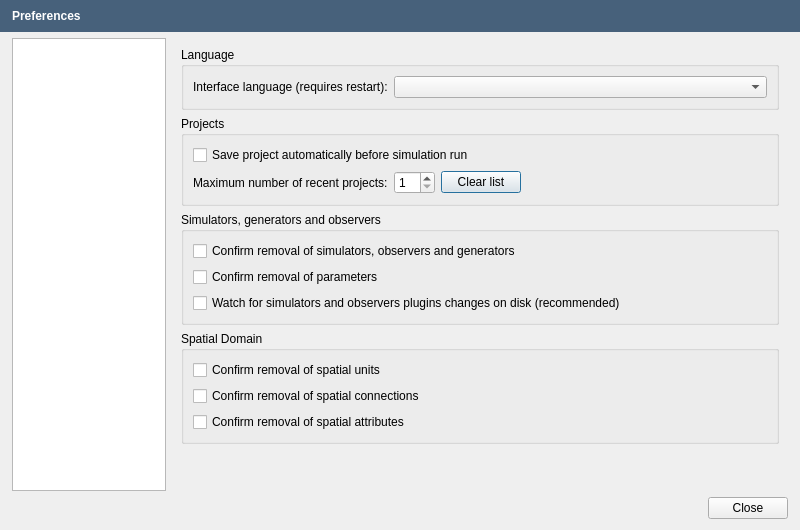
<?xml version="1.0" encoding="UTF-8"?>
<ui version="4.0">
 <class>PreferencesDialog</class>
 <widget class="QDialog" name="PreferencesDialog">
  <property name="geometry">
   <rect>
    <x>0</x>
    <y>0</y>
    <width>800</width>
    <height>530</height>
   </rect>
  </property>
  <property name="windowTitle">
   <string>Dialog</string>
  </property>
  <property name="modal">
   <bool>true</bool>
  </property>
  <layout class="QVBoxLayout" name="verticalLayout">
   <property name="leftMargin">
    <number>0</number>
   </property>
   <property name="topMargin">
    <number>0</number>
   </property>
   <property name="rightMargin">
    <number>0</number>
   </property>
   <item>
    <widget class="QFrame" name="MessageFrame">
     <property name="sizePolicy">
      <sizepolicy hsizetype="Preferred" vsizetype="Maximum">
       <horstretch>0</horstretch>
       <verstretch>0</verstretch>
      </sizepolicy>
     </property>
     <property name="styleSheet">
      <string notr="true">background-color: rgb(71,97,123);</string>
     </property>
     <property name="frameShape">
      <enum>QFrame::NoFrame</enum>
     </property>
     <property name="frameShadow">
      <enum>QFrame::Plain</enum>
     </property>
     <property name="lineWidth">
      <number>0</number>
     </property>
     <layout class="QHBoxLayout" name="horizontalLayout_3" stretch="0">
      <property name="spacing">
       <number>5</number>
      </property>
      <property name="leftMargin">
       <number>12</number>
      </property>
      <item>
       <layout class="QHBoxLayout" name="horizontalLayout_2">
        <item>
         <widget class="QLabel" name="MessageLabel">
          <property name="styleSheet">
           <string notr="true">color: rgb(255, 255, 255);
font : bold;
</string>
          </property>
          <property name="text">
           <string>Preferences</string>
          </property>
         </widget>
        </item>
       </layout>
      </item>
     </layout>
    </widget>
   </item>
   <item>
    <layout class="QHBoxLayout" name="horizontalLayout" stretch="1,4">
     <property name="leftMargin">
      <number>12</number>
     </property>
     <property name="rightMargin">
      <number>12</number>
     </property>
     <item>
      <widget class="QTreeWidget" name="PrefsTreeWidget">
       <property name="sizePolicy">
        <sizepolicy hsizetype="Maximum" vsizetype="Expanding">
         <horstretch>0</horstretch>
         <verstretch>0</verstretch>
        </sizepolicy>
       </property>
       <attribute name="headerVisible">
        <bool>false</bool>
       </attribute>
       <column>
        <property name="text">
         <string notr="true">1</string>
        </property>
       </column>
      </widget>
     </item>
     <item>
      <widget class="QStackedWidget" name="PrefsStackedWidget">
       <property name="sizePolicy">
        <sizepolicy hsizetype="Minimum" vsizetype="Preferred">
         <horstretch>0</horstretch>
         <verstretch>0</verstretch>
        </sizepolicy>
       </property>
       <property name="currentIndex">
        <number>0</number>
       </property>
       <widget class="QWidget" name="InterfacePage">
        <layout class="QVBoxLayout" name="verticalLayout_2">
         <item>
          <widget class="QGroupBox" name="groupBox">
           <property name="title">
            <string>Language</string>
           </property>
           <layout class="QHBoxLayout" name="horizontalLayout_5">
            <item>
             <widget class="QLabel" name="label">
              <property name="sizePolicy">
               <sizepolicy hsizetype="Maximum" vsizetype="Preferred">
                <horstretch>0</horstretch>
                <verstretch>0</verstretch>
               </sizepolicy>
              </property>
              <property name="text">
               <string>Interface language (requires restart):</string>
              </property>
             </widget>
            </item>
            <item>
             <widget class="QComboBox" name="LangComboBox"/>
            </item>
           </layout>
          </widget>
         </item>
         <item>
          <widget class="QGroupBox" name="groupBox_2">
           <property name="title">
            <string>Projects</string>
           </property>
           <layout class="QGridLayout" name="gridLayout_4">
            <item row="1" column="0">
             <widget class="QLabel" name="label_2">
              <property name="text">
               <string>Maximum number of recent projects:</string>
              </property>
             </widget>
            </item>
            <item row="1" column="1">
             <widget class="QSpinBox" name="RecentMaxSpinBox">
              <property name="minimum">
               <number>1</number>
              </property>
              <property name="maximum">
               <number>12</number>
              </property>
             </widget>
            </item>
            <item row="1" column="3">
             <spacer name="horizontalSpacer">
              <property name="orientation">
               <enum>Qt::Horizontal</enum>
              </property>
              <property name="sizeHint" stdset="0">
               <size>
                <width>40</width>
                <height>20</height>
               </size>
              </property>
             </spacer>
            </item>
            <item row="1" column="2">
             <widget class="QPushButton" name="ClearRecentsButton">
              <property name="text">
               <string>Clear list</string>
              </property>
             </widget>
            </item>
            <item row="0" column="0" colspan="4">
             <widget class="QCheckBox" name="AutoSaveCheckBox">
              <property name="text">
               <string>Save project automatically before simulation run</string>
              </property>
             </widget>
            </item>
           </layout>
          </widget>
         </item>
         <item>
          <widget class="QGroupBox" name="groupBox_7">
           <property name="title">
            <string>Simulators, generators and observers</string>
           </property>
           <layout class="QVBoxLayout" name="verticalLayout_5">
            <item>
             <widget class="QCheckBox" name="ItemRemovalCheckBox">
              <property name="text">
               <string>Confirm removal of simulators, observers and generators</string>
              </property>
             </widget>
            </item>
            <item>
             <widget class="QCheckBox" name="ParamRemovalCheckBox">
              <property name="text">
               <string>Confirm removal of parameters</string>
              </property>
             </widget>
            </item>
            <item>
             <widget class="QCheckBox" name="WatchCheckBox">
              <property name="text">
               <string>Watch for simulators and observers plugins changes on disk (recommended)</string>
              </property>
             </widget>
            </item>
           </layout>
          </widget>
         </item>
         <item>
          <widget class="QGroupBox" name="groupBox_8">
           <property name="title">
            <string>Spatial Domain</string>
           </property>
           <layout class="QVBoxLayout" name="verticalLayout_6">
            <item>
             <widget class="QCheckBox" name="UnitsRemovalCheckBox">
              <property name="text">
               <string>Confirm removal of spatial units</string>
              </property>
             </widget>
            </item>
            <item>
             <widget class="QCheckBox" name="ConnectionsRemovalCheckBox">
              <property name="text">
               <string>Confirm removal of spatial connections</string>
              </property>
             </widget>
            </item>
            <item>
             <widget class="QCheckBox" name="AttributesRemovalCheckBox">
              <property name="text">
               <string>Confirm removal of spatial attributes</string>
              </property>
             </widget>
            </item>
           </layout>
          </widget>
         </item>
         <item>
          <spacer name="verticalSpacer">
           <property name="orientation">
            <enum>Qt::Vertical</enum>
           </property>
           <property name="sizeHint" stdset="0">
            <size>
             <width>20</width>
             <height>40</height>
            </size>
           </property>
          </spacer>
         </item>
        </layout>
       </widget>
       <widget class="QWidget" name="PathPage">
        <layout class="QVBoxLayout" name="verticalLayout_3">
         <item>
          <widget class="QGroupBox" name="groupBox_3">
           <property name="sizePolicy">
            <sizepolicy hsizetype="Preferred" vsizetype="Maximum">
             <horstretch>0</horstretch>
             <verstretch>0</verstretch>
            </sizepolicy>
           </property>
           <property name="title">
            <string>Working directory</string>
           </property>
           <layout class="QHBoxLayout" name="horizontalLayout_7">
            <item>
             <widget class="QLineEdit" name="WorkDirEdit">
              <property name="readOnly">
               <bool>true</bool>
              </property>
             </widget>
            </item>
            <item>
             <widget class="QPushButton" name="WorkDirButton">
              <property name="text">
               <string>Browse...</string>
              </property>
             </widget>
            </item>
           </layout>
          </widget>
         </item>
         <item>
          <widget class="QGroupBox" name="groupBox_4">
           <property name="title">
            <string>Search paths</string>
           </property>
           <layout class="QHBoxLayout" name="horizontalLayout_8">
            <item>
             <widget class="QTabWidget" name="PathsTabWidget">
              <property name="currentIndex">
               <number>-1</number>
              </property>
             </widget>
            </item>
           </layout>
          </widget>
         </item>
        </layout>
       </widget>
       <widget class="QWidget" name="SimulationPage">
        <layout class="QVBoxLayout" name="verticalLayout_4">
         <item>
          <widget class="QGroupBox" name="groupBox_5">
           <property name="title">
            <string>Default time settings</string>
           </property>
           <layout class="QGridLayout" name="gridLayout">
            <item row="2" column="0">
             <widget class="QLabel" name="label_5">
              <property name="sizePolicy">
               <sizepolicy hsizetype="Preferred" vsizetype="Preferred">
                <horstretch>0</horstretch>
                <verstretch>0</verstretch>
               </sizepolicy>
              </property>
              <property name="text">
               <string>Period end:</string>
              </property>
              <property name="alignment">
               <set>Qt::AlignRight|Qt::AlignTrailing|Qt::AlignVCenter</set>
              </property>
             </widget>
            </item>
            <item row="1" column="0">
             <widget class="QLabel" name="label_4">
              <property name="sizePolicy">
               <sizepolicy hsizetype="Preferred" vsizetype="Preferred">
                <horstretch>0</horstretch>
                <verstretch>0</verstretch>
               </sizepolicy>
              </property>
              <property name="text">
               <string>Period begin:</string>
              </property>
              <property name="alignment">
               <set>Qt::AlignRight|Qt::AlignTrailing|Qt::AlignVCenter</set>
              </property>
             </widget>
            </item>
            <item row="0" column="1">
             <widget class="QSpinBox" name="DeltaTSpinBox">
              <property name="sizePolicy">
               <sizepolicy hsizetype="Maximum" vsizetype="Fixed">
                <horstretch>0</horstretch>
                <verstretch>0</verstretch>
               </sizepolicy>
              </property>
              <property name="minimum">
               <number>1</number>
              </property>
              <property name="maximum">
               <number>16777215</number>
              </property>
             </widget>
            </item>
            <item row="2" column="1">
             <widget class="QDateTimeEdit" name="EndDateEdit">
              <property name="sizePolicy">
               <sizepolicy hsizetype="Maximum" vsizetype="Fixed">
                <horstretch>0</horstretch>
                <verstretch>0</verstretch>
               </sizepolicy>
              </property>
              <property name="displayFormat">
               <string>yyyy-MM-dd HH:mm:ss</string>
              </property>
              <property name="calendarPopup">
               <bool>true</bool>
              </property>
             </widget>
            </item>
            <item row="0" column="0">
             <widget class="QLabel" name="label_3">
              <property name="sizePolicy">
               <sizepolicy hsizetype="Preferred" vsizetype="Preferred">
                <horstretch>0</horstretch>
                <verstretch>0</verstretch>
               </sizepolicy>
              </property>
              <property name="text">
               <string>Default DeltaT:</string>
              </property>
              <property name="alignment">
               <set>Qt::AlignRight|Qt::AlignTrailing|Qt::AlignVCenter</set>
              </property>
             </widget>
            </item>
            <item row="0" column="2">
             <spacer name="horizontalSpacer_2">
              <property name="orientation">
               <enum>Qt::Horizontal</enum>
              </property>
              <property name="sizeHint" stdset="0">
               <size>
                <width>40</width>
                <height>20</height>
               </size>
              </property>
             </spacer>
            </item>
            <item row="1" column="1" colspan="2">
             <widget class="QDateTimeEdit" name="BeginDateEdit">
              <property name="sizePolicy">
               <sizepolicy hsizetype="Maximum" vsizetype="Fixed">
                <horstretch>0</horstretch>
                <verstretch>0</verstretch>
               </sizepolicy>
              </property>
              <property name="maximumDate">
               <date>
                <year>7999</year>
                <month>12</month>
                <day>31</day>
               </date>
              </property>
              <property name="minimumDate">
               <date>
                <year>1752</year>
                <month>9</month>
                <day>5</day>
               </date>
              </property>
              <property name="displayFormat">
               <string>yyyy-MM-dd HH:mm:ss</string>
              </property>
              <property name="calendarPopup">
               <bool>true</bool>
              </property>
              <property name="timeSpec">
               <enum>Qt::UTC</enum>
              </property>
             </widget>
            </item>
           </layout>
          </widget>
         </item>
         <item>
          <spacer name="verticalSpacer_2">
           <property name="orientation">
            <enum>Qt::Vertical</enum>
           </property>
           <property name="sizeHint" stdset="0">
            <size>
             <width>20</width>
             <height>40</height>
            </size>
           </property>
          </spacer>
         </item>
        </layout>
       </widget>
       <widget class="QWidget" name="MarketPage">
        <layout class="QGridLayout" name="gridLayout_2">
         <item row="0" column="0">
          <widget class="QGroupBox" name="groupBox_6">
           <property name="sizePolicy">
            <sizepolicy hsizetype="Preferred" vsizetype="Preferred">
             <horstretch>0</horstretch>
             <verstretch>0</verstretch>
            </sizepolicy>
           </property>
           <property name="title">
            <string>Marketplaces</string>
           </property>
           <layout class="QGridLayout" name="gridLayout_3">
            <item row="3" column="0" rowspan="4">
             <widget class="QListWidget" name="MarketPlacesListWidget">
              <property name="sortingEnabled">
               <bool>false</bool>
              </property>
             </widget>
            </item>
            <item row="4" column="2">
             <widget class="QPushButton" name="EditMarketPlaceButton">
              <property name="sizePolicy">
               <sizepolicy hsizetype="Fixed" vsizetype="Fixed">
                <horstretch>0</horstretch>
                <verstretch>0</verstretch>
               </sizepolicy>
              </property>
              <property name="minimumSize">
               <size>
                <width>32</width>
                <height>32</height>
               </size>
              </property>
              <property name="maximumSize">
               <size>
                <width>32</width>
                <height>32</height>
               </size>
              </property>
              <property name="toolTip">
               <string>Edit selected marketplace</string>
              </property>
              <property name="text">
               <string notr="true">E</string>
              </property>
             </widget>
            </item>
            <item row="3" column="2">
             <widget class="QPushButton" name="AddMarketPlaceButton">
              <property name="sizePolicy">
               <sizepolicy hsizetype="Fixed" vsizetype="Fixed">
                <horstretch>0</horstretch>
                <verstretch>0</verstretch>
               </sizepolicy>
              </property>
              <property name="minimumSize">
               <size>
                <width>32</width>
                <height>32</height>
               </size>
              </property>
              <property name="maximumSize">
               <size>
                <width>32</width>
                <height>32</height>
               </size>
              </property>
              <property name="toolTip">
               <string>Add marketplace</string>
              </property>
              <property name="text">
               <string notr="true">A</string>
              </property>
             </widget>
            </item>
            <item row="5" column="2">
             <widget class="QPushButton" name="RemoveMarketPlaceButton">
              <property name="sizePolicy">
               <sizepolicy hsizetype="Fixed" vsizetype="Fixed">
                <horstretch>0</horstretch>
                <verstretch>0</verstretch>
               </sizepolicy>
              </property>
              <property name="minimumSize">
               <size>
                <width>32</width>
                <height>32</height>
               </size>
              </property>
              <property name="maximumSize">
               <size>
                <width>32</width>
                <height>32</height>
               </size>
              </property>
              <property name="toolTip">
               <string>Remove marketplace</string>
              </property>
              <property name="text">
               <string notr="true">R</string>
              </property>
             </widget>
            </item>
           </layout>
          </widget>
         </item>
        </layout>
       </widget>
       <widget class="QWidget" name="ExtensionsPage"/>
      </widget>
     </item>
    </layout>
   </item>
   <item>
    <layout class="QHBoxLayout" name="horizontalLayout_4">
     <property name="leftMargin">
      <number>12</number>
     </property>
     <property name="rightMargin">
      <number>12</number>
     </property>
     <item>
      <widget class="QDialogButtonBox" name="ButtonBox">
       <property name="standardButtons">
        <set>QDialogButtonBox::Close</set>
       </property>
      </widget>
     </item>
    </layout>
   </item>
  </layout>
 </widget>
 <resources/>
 <connections/>
</ui>
